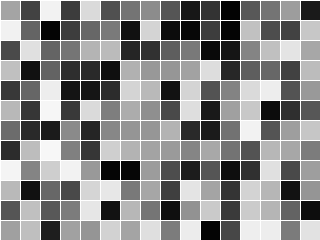
Frame 1 (no input)
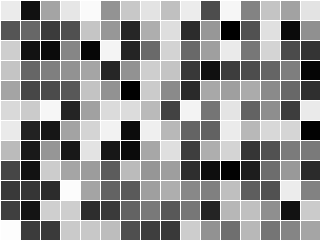
Frame 2 (the mouse pressed at the canvas centre, redrawn once)

The Processing sketch that drew these frames (run headless with seeded random() and noise(); the mouse was pressed at the canvas centre and the sketch redrawn once):

// Processing sketch: checkerboard
// ── checkerboard.pde
float spacing;

void setup() {
  size(320, 240);
  //pixelDensity(2);
  
  spacing = 20;
}

void draw() {
  background(255);
  stroke(255);

  for (int j = 0; j < height; j += spacing) {
    for (int i = 0; i < width; i += spacing) {
      fill(random(255));
      square(i, j, spacing);
    }
  }
  
  noLoop();
}
